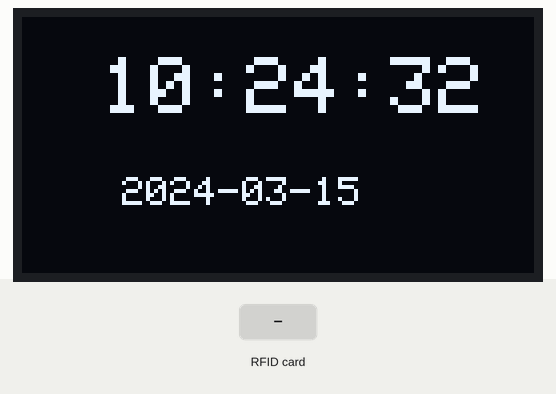
This sketch was run on a simulated ESP32. Shown: 128×64 one-colour display. Inputs (shaded band) come from the test bench. WiFi joins after 1.5 s; servers stay silent unless stated; uploads are accepted with an empty reply; the local clock reads 2024-03-15 10:24:30 at power-on unless the sketch sets it; what the sketch prints to the serial monitor is not drawn.

Above: at 2.8 s.
2.9 s: RFID card 5E 7A 19 C4 held to the reader
At 3.08 s:
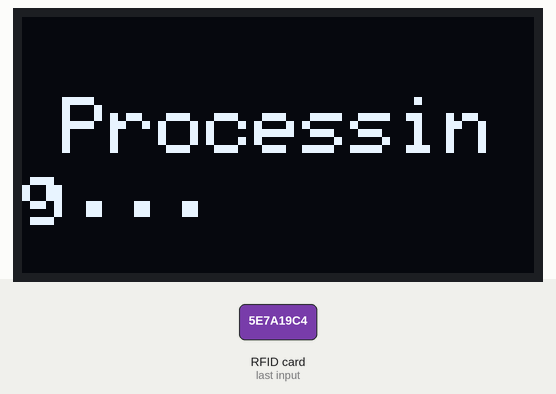
At 3.8 s:
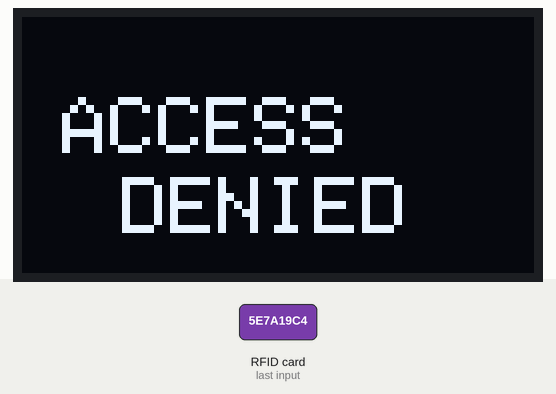
Timing chart, 0 to 5.9 s (numbered marks = the images above; inputs shaded):
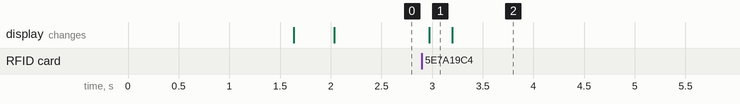

The sketch:

RFID_1.ino
```cpp
#include <WiFi.h>
#include <HTTPClient.h>
#include <ArduinoJson.h>
#include <SPI.h>
#include <MFRC522.h>
#include <Wire.h>
#include <Adafruit_GFX.h>
#include <Adafruit_SSD1306.h>
#include "time.h"

// --- User Configuration ---
const char* WIFI_SSID = "[ID]";
const char* WIFI_PASS = "[PASSWORD]";
String GOOGLE_SCRIPT_URL = "[Your_Scrip_URL]";

// --- Time Configuration ---
const char* NTP_SERVER = "pool.ntp.org";
const long  GMT_OFFSET_SEC = 19800; // India Standard Time (IST) is UTC+5:30 (5.5 * 3600)
const int   DAYLIGHT_OFFSET_SEC = 0;

// --- Hardware Pins & Objects ---
#define SS_PIN    5
#define RST_PIN   4
#define SCREEN_WIDTH 128
#define SCREEN_HEIGHT 64

MFRC522 mfrc522(SS_PIN, RST_PIN);
Adafruit_SSD1306 display(SCREEN_WIDTH, SCREEN_HEIGHT, &Wire, -1);
struct tm timeinfo; // Structure to hold time data

void setup() {
  Serial.begin(115200);
  SPI.begin();
  mfrc522.PCD_Init();

  // --- Initialize Display ---
  if(!display.begin(SSD1306_SWITCHCAPVCC, 0x3C)) {
    Serial.println(F("SSD1306 allocation failed"));
    for(;;);
  }
  display.clearDisplay();
  display.setTextSize(1);
  display.setTextColor(SSD1306_WHITE);
  display.setCursor(0, 0);
  display.println("Connecting to WiFi...");
  display.display();

  // --- Connect to WiFi ---
  WiFi.begin(WIFI_SSID, WIFI_PASS);
  while (WiFi.status() != WL_CONNECTED) {
    delay(500);
    Serial.print(".");
  }
  Serial.println("\nWiFi Connected!");

  // --- Initialize Time from NTP Server ---
  configTime(GMT_OFFSET_SEC, DAYLIGHT_OFFSET_SEC, NTP_SERVER);
}

void loop() {
  showDefaultScreen(); // Continuously update the time on the default screen

  // --- RFID Card Detection ---
  if (!mfrc522.PICC_IsNewCardPresent() || !mfrc522.PICC_ReadCardSerial()) {
    delay(50);
    return;
  }

  // A card was scanned, get its UID
  // --- CORRECTED UID FORMATTING ---
  String cardUID = "";
  for (byte i = 0; i < mfrc522.uid.size; i++) {
    // Add a leading zero if the hex value is a single digit
    if (mfrc522.uid.uidByte[i] < 0x10) {
      cardUID += "0";
    }
    cardUID += String(mfrc522.uid.uidByte[i], HEX);
  }
  cardUID.toUpperCase();
  // The UID will now be a solid string like "22631205"

  Serial.println("Card Scanned (Formatted): " + cardUID);

  // --- API Call to Google Sheet ---
  updateAndDisplayInfo(cardUID);

  delay(10000); // Show student info for 10 seconds before reverting
}

void updateAndDisplayInfo(String uid) {
  display.clearDisplay();
  display.setCursor(10, 20);
  display.setTextSize(2);
  display.println("Processing...");
  display.display();

  HTTPClient http;
  String fullUrl = GOOGLE_SCRIPT_URL + "?uid=" + uid;
  http.begin(fullUrl);
  http.setFollowRedirects(HTTPC_STRICT_FOLLOW_REDIRECTS);

  int httpCode = http.GET();
  if (httpCode > 0) {
    String payload = http.getString();
    Serial.println("Response: " + payload);

    DynamicJsonDocument doc(1024);
    deserializeJson(doc, payload);

    if (doc["found"] == true) {
      String name = doc["name"];
      String notice = doc["notice"];
      int attendance = doc["attendance"];
      int totalDays = doc["totalDays"];
      float percentage = ((float)attendance / totalDays) * 100.0;

      display.clearDisplay();
      display.setTextSize(2);
      display.setCursor(0, 0);
      display.println(name);
      display.setTextSize(1);
      display.setCursor(0, 20);
      display.println("Att: " + String(attendance) + "/" + String(totalDays) + " (" + String(percentage, 1) + "%)");
      display.setCursor(0, 35);
      display.println("Notice: " + notice);

    } else {
      display.clearDisplay();
      display.setTextSize(2);
      display.setCursor(10, 20);
      display.println("ACCESS");
      display.setCursor(25, 40);
      display.println("DENIED");
    }
  } else {
    Serial.println("Error on HTTP request");
    display.clearDisplay();
    display.setTextSize(1);
    display.setCursor(0,20);
    display.println("Error connecting to server.");
  }

  display.display();
  http.end();
}

void showDefaultScreen() {
  if (!getLocalTime(&timeinfo)) {
    Serial.println("Failed to obtain time");
    return;
  }

  char timeString[9]; // HH:MM:SS
  strftime(timeString, sizeof(timeString), "%H:%M:%S", &timeinfo);
  char dateString[11]; // YYYY-MM-DD
  strftime(dateString, sizeof(dateString), "%Y-%m-%d", &timeinfo);

  display.clearDisplay();
  display.setTextSize(2);
  display.setCursor(20, 10);
  display.println(timeString);
  display.setTextSize(1);
  display.setCursor(25, 40);
  display.println(dateString);
  display.display();
}
```

Measured:
- after the input at 2.9 s, the display: changes after 0.07 s (image 1)
